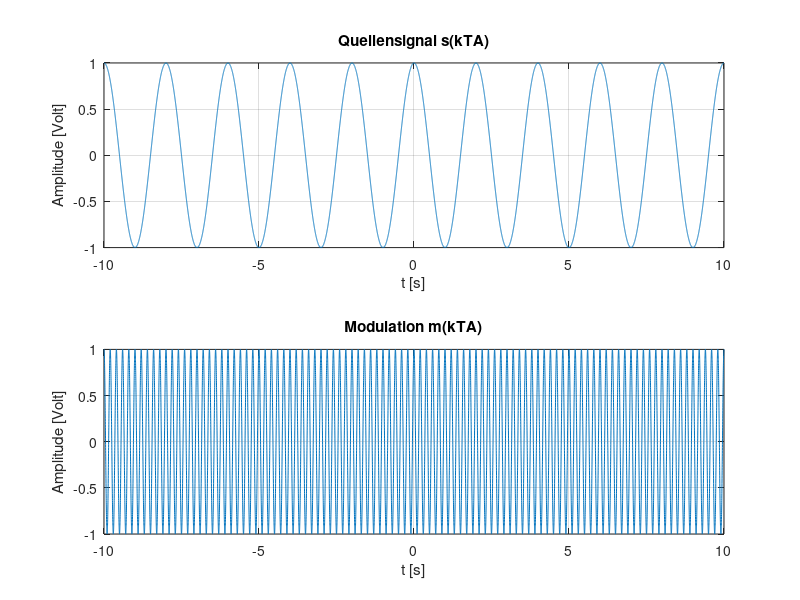
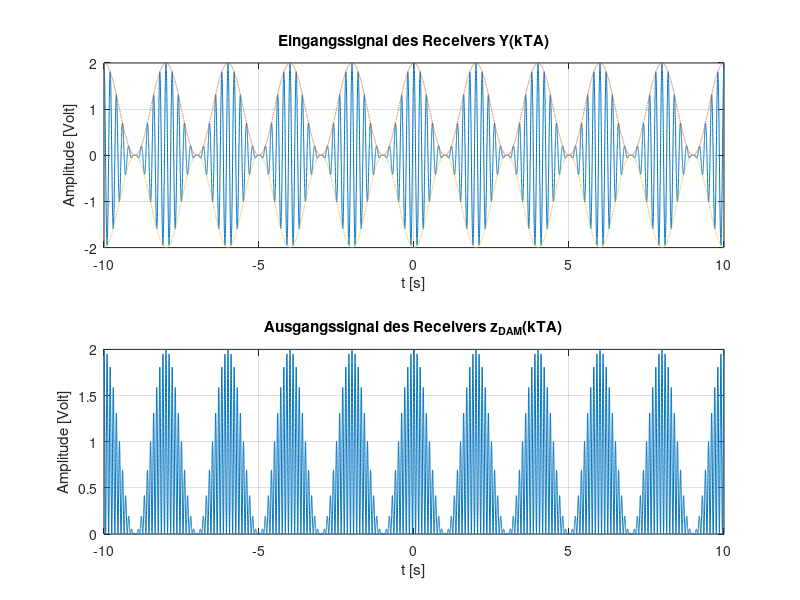
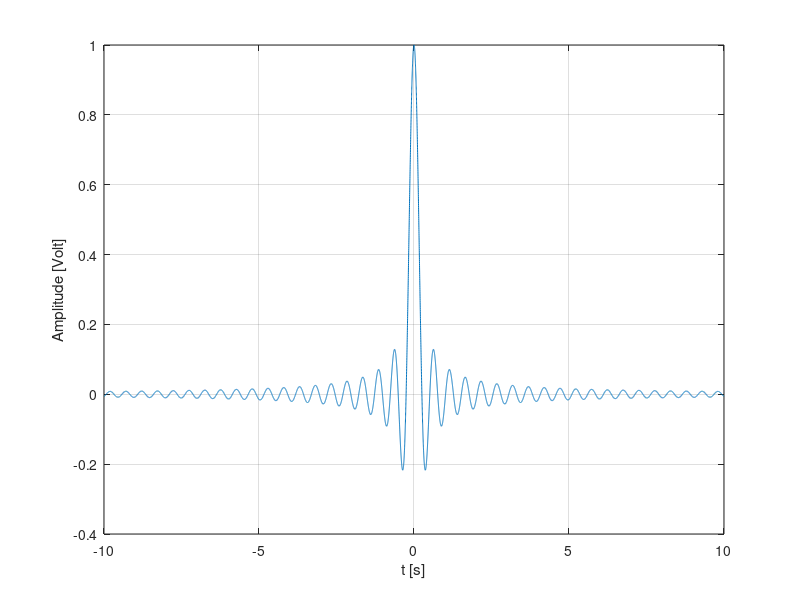
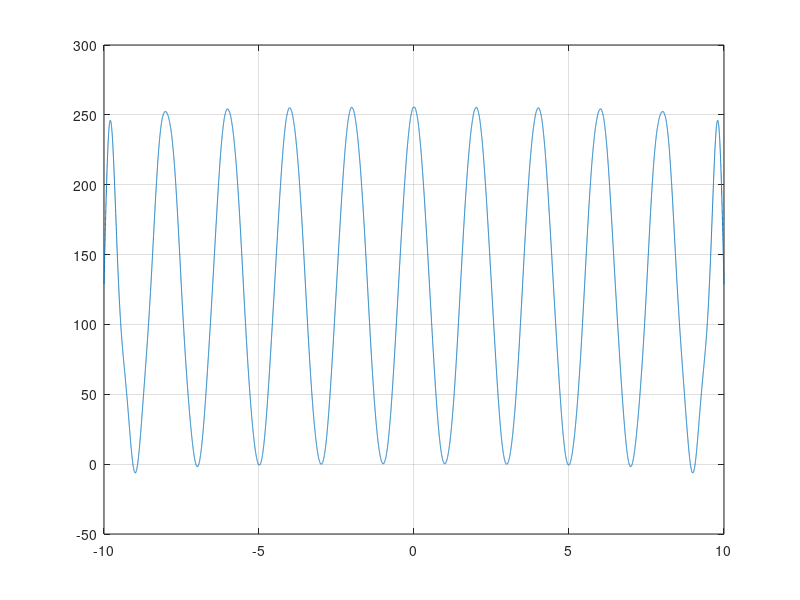

Recreate these plots in MATLAB, in order.
%% Parameter definition
clear all;
close all;

m=1;
Fs = 1000;
k = -10:1/Fs:10;    %Vektor k

w_s = 2*pi*10;  %Hz cut-off frequency in Hz
w_c = 2*pi*1e2;    % träger-Frequenz in Hz
T_a = (2*pi/w_s)/2;    %Abtastperiode in sec
A_1 = 1;  %Amplitude des Trägers in V
phi = 0;    %Phase des trägers
phi_1 = 0;
s_kTa = cos(w_s.*k*T_a);    %Quellensignal s(t)=cos(w_s*t)
m1_kTa = A_1*cos(w_c.*k*T_a + phi);  %Trägersignal der das Quellensignal zu hohen Frequenzen trägt m1(t) = A*cos(w_c*t + phi)
m2_kTa = A_1*cos(w_c.*k*T_a + phi_1);  %Trägersignal der das Quellensignal zu hohen Frequenzen trägt m2(t) = A*cos(w_c*t + phi')

X_kTa = (1+m*s_kTa).*m1_kTa;    %moduliertes Signal x_(t) durch ein einfacher idealer modulator
Y_kTa = X_kTa;      %y_am(t) = x_am(t), weil n(t)=0. Keine additive Rauschen
Z_avd = Y_kTa.*m2_kTa;     %z_avd(t) = y_am(t)m2(t)
f_high = w_s;
f_low = -w_s;

[B,A]=butter(1, f_high/Fs,"low");   %compute of the lowpass filter with N=1 and Wn=0.25
figure
freqz(B, A, [],w_s/2*pi)    %Dartsellung des Frequenzgangs des Tiefpassfilters
h_kTa = sinc(2*pi*12.5*k*T_a);      %Compute the lowpass filter h(kTa) with Grenzfrequenz 12.5Hz

subplot(2,1,1)
plot(k, s_kTa);
xlabel('t [s]')
ylabel('Amplitude [Volt]')
title('Quellensignal s(kTA)')
grid on
subplot(2,1,2)
plot(k, m1_kTa);
xlabel('t [s]')
ylabel('Amplitude [Volt]')
title('Modulation m(kTA)')
grid on

figure
subplot(2,1,1)
plot(k, Y_kTa);
xlabel('t [s]')
ylabel('Amplitude [Volt]')
hold on
plot(k, abs(A_1*(1+m*s_kTa)),'--');
plot(k, -abs(A_1*(1+m*s_kTa)),'--');
title('Eingangssignal des Receivers Y(kTA)')
grid on
hold off
subplot(2,1,2)
plot(k, Z_avd);
xlabel('t [s]')
ylabel('Amplitude [Volt]')
%hold on
%plot(k, abs(A_1*(1+m*s_kTa)),':diamondr');
title('Ausgangssignal des Receivers z_{DAM}(kTA)')
grid on
%hold off

figure
plot(k, h_kTa)
grid on
xlabel('t [s]')
ylabel('Amplitude [Volt]')
g_kTa = conv(Z_avd, h_kTa, 'same');     %Berechnug der Faltung zur emittlung von g(kTa)
figure
plot(k, g_kTa)
grid on


%%  2.    Bandlimites Signal
clear all;
close all;

m=1;
Fs = 100;
k = -10:1/Fs:10;    %Vektor k

w_sf = 2*pi*1;   %cut-off frequency in Hz
w_0 = 2*pi*2;    % signal frequencs in Hz
w_c1 = 2*pi*5;  % trägerfrequenz in Hz
A_1 = 1;  % Amplitude in Volt
a = 0.75;   % constant
T_a1 = (2*pi/w_sf)/2;    %Abtastperiode in s
phi_1 = 0;    %Phase des trägers
phi_2 = 0;    %Phase des trägers

m1_kTa1 = A_1*cos(w_c1.*k*T_a1 + phi_1);  %Trägersignal der das Quellensignal zu hohen Frequenzen trägt m1(t) = A*cos(w_c*t + phi)
m2_kTa1 = A_1*cos(w_c1.*k*T_a1 + phi_2);  %Trägersignal der das Quellensignal zu hohen Frequenzen trägt m2(t) = A*cos(w_c*t + phi')

% Generierung des Bandbegrenztes Signal Sr(t) im Zeitbereich
Sr_kTa = (((w_sf+w_0/2)/pi)*sinc((w_sf+w_0/2).*k*T_a1)) - ...
    ((a*(w_sf-w_0/2)/pi)*sinc((w_sf-w_0/2).*k*T_a1)) - ...
    (w_sf*(1-a)/pi)*sinc(w_sf.*k*T_a1).*sinc((w_0.*k*T_a1)/2);
X_kTa = (1+m*Sr_kTa).*m1_kTa1;    %moduliertes Signal x_(t) durch ein einfacher idealer modulator
Y_kTa = X_kTa;      %y_am(t) = x_am(t), weil n(t)=0. Keine additive Rauschen
Z_avd = Y_kTa.*m2_kTa1;  %compute the Signal vor dem Lowpass
f_high = w_sf;
f_low = -w_sf;
[B,A]=butter(1, f_high/Fs,"low");   %compute of the lowpass filter with N=1 and Wn=0.25
figure
freqz(B, A, [],w_sf/2*pi)    %Dartsellung des Frequenzgangs des Tiefpassfilters
h_kTa = sinc(2*pi*12.5*k*T_a1);      %Compute the lowpass filter h(kTa) with Grenzfrequenz 25Hz

subplot(2,1,1)
plot(k, Sr_kTa)
xlabel('t [s]')
ylabel('Amplitude [Volt]')
title('Quellensignal sr(kTA)')
grid on
subplot(2,1,2)
plot(k, m1_kTa1);
xlabel('t [s]')
ylabel('Amplitude [Volt]')
title('Modulation m(kTA)')
grid on

figure
subplot(2,1,1)
plot(k, Y_kTa);
xlabel('t [s]')
ylabel('Amplitude [Volt]')
hold on
plot(k, abs(A_1*(1+m*Sr_kTa)),'--');
plot(k, -abs(A_1*(1+m*Sr_kTa)),'--');
title('Eingangssignal des Receivers Y(kTA)')
grid on
hold off
subplot(2,1,2)
plot(k, Z_avd);
xlabel('t [s]')
ylabel('Amplitude [Volt]')
hold on
plot(k, abs(A_1*(1+m*Sr_kTa)),':diamondr');
title('Ausgangssignal des Receivers Y(kTA)')
grid on
hold off

figure
plot(k, h_kTa)
grid on
xlabel('t [s]')
ylabel('Amplitude [Volt]')
%ylim([-50,50])
g_kTa = conv(Z_avd, h_kTa, 'same');     %Berechnug der Faltung zur emittlung von g(kTa)
figure
plot(k, g_kTa)
xlabel('t [s]')
ylabel('Amplitude [Volt]')
title('lowpass output g(kTa)')
grid on